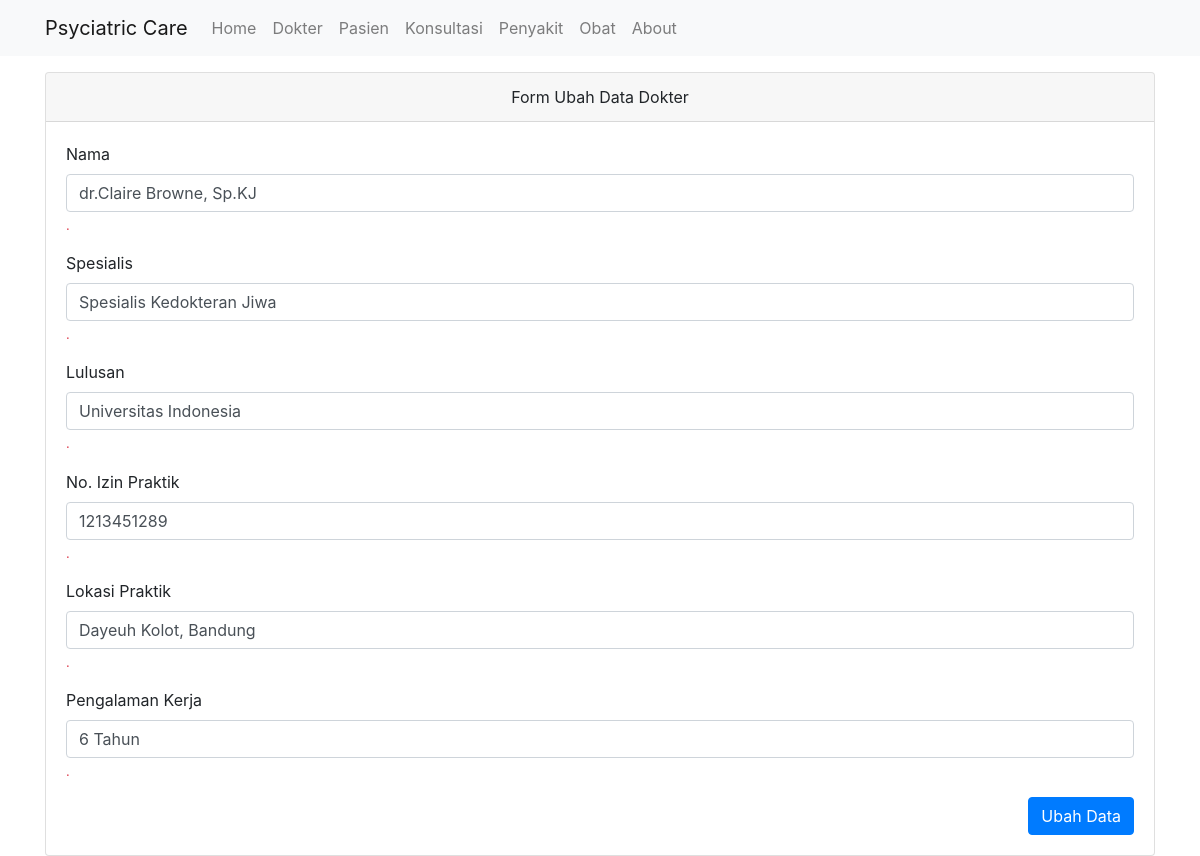
The page /dokter/ubah/1301 on the database its author committed.
### tables this page shows
CREATE TABLE `dokter` (
  `id_dokter` int(11) NOT NULL,
  `nama_dokter` varchar(255) DEFAULT NULL,
  `bidang` varchar(100) DEFAULT NULL,
  `lulusan` varchar(100) DEFAULT NULL,
  `nomor_izinpraktik` int(11) DEFAULT NULL,
  `lokasi_praktik` varchar(255) DEFAULT NULL,
  `pengalaman_kerja` varchar(255) DEFAULT NULL,
  `foto` varchar(10) DEFAULT NULL
);

### application/controllers/Dokter.php (called while the page is built, shortened)
<?php
class Dokter extends CI_Controller
{
	public function __construct()
	{
		$this->load->model('Dokter_model');
		$this->load->library('form_validation');
	}
	public function ubah($id_dokter)
	{
		$data['judul'] = 'Form Ubah Data Dokter';
		$data['dokter'] = $this->Dokter_model->getDokterById($id_dokter);
		$this->form_validation->set_rules('nama_dokter','Nama','required');
		$this->form_validation->set_rules('id_dokter','ID','required|numeric');
		$this->form_validation->set_rules('bidang','Spesialis','required');
		$this->form_validation->set_rules('lulusan','Lulusan','required');
		$this->form_validation->set_rules('nomor_izinpraktik','Lulusan','required|numeric');
		$this->form_validation->set_rules('lokasi_praktik','Lokasi','required');
		$this->form_validation->set_rules('pengalaman_kerja','Pengalaman','required');
		if ($this->form_validation->run() == false) {
			$this->load->view('templates/header', $data);
			$this->load->view('dokter/ubah', $data);
			$this->load->view('templates/footer');
		}else{
			$this->Dokter_model->ubahDataDokter();
			$this->session->set_flashdata('flash','diubah');
			redirect('dokter');
		}
	}
}

### index.php (called while the page is built, shortened)
<?php
require_once BASEPATH.'core/CodeIgniter.php';

### application/models/Dokter_model.php (called while the page is built, shortened)
<?php
class Dokter_model extends CI_model
{
	public function getDokterById($id_dokter)
	{
		return $this->db->get_where('dokter',['id_dokter'=>$id_dokter])->row_array();
	}
}

### application/views/dokter/ubah.php (the view, shortened to what this page needs)
<div class="container">
    <div class="row mt-3">
        <div class="col md-6">
            <div class="card">
                <div class="card-header text-center">
                    Form Ubah Data Dokter
                </div>
                <div class="card-body">
                    <form action="" method="post">
                        <div class="form-group">
                            <label for="id_dokter">Nama</label>
                            <input type="text" class="form-control" id="nama_dokter" name="nama_dokter" value="<?= $dokter['nama_dokter']; ?>">
                            <small class="form-text text-danger"><?= form_error('nama_dokter') ?>.</small>
                        </div>
                        <div class="form-group">
                            <label for="bidang">Spesialis</label>
                            <input type="text" class="form-control" id="bidang" name="bidang" value="<?= $dokter['bidang']; ?>">
                            <small class="form-text text-danger"><?= form_error('bidang') ?>.</small>
                        </div>
                        <div class="form-group">
                            <label for="lulusan">Lulusan</label>
                            <input type="text" class="form-control" id="lulusan" name="lulusan" value="<?= $dokter['lulusan']; ?>">
                            <small class="form-text text-danger"><?= form_error('lulusan') ?>.</small>
                        </div>
                        <div class="form-group">
                            <label for="nomor_izinpraktik">No. Izin Praktik</label>
                            <input type="text" class="form-control" id="nomor_izinpraktik" name="nomor_izinpraktik" value="<?= $dokter['nomor_izinpraktik']; ?>">
                            <small class="form-text text-danger"><?= form_error('nomor_izinpraktik') ?>.</small>
                        </div>
                        <div class="form-group">
                            <label for="lokasi_praktik">Lokasi Praktik</label>
                            <input type="text" class="form-control" id="lokasi_praktik" name="lokasi_praktik" value="<?= $dokter['lokasi_praktik']; ?>">
                            <small class="form-text text-danger"><?= form_error('lokasi_praktik') ?>.</small>
                        </div>
                        <div class="form-group">
                            <label for="pengalaman_kerja">Pengalaman Kerja</label>
                            <input type="text" class="form-control" id="pengalaman_kerja" name="pengalaman_kerja" value="<?= $dokter['pengalaman_kerja']; ?>">
                            <small class="form-text text-danger"><?= form_error('pengalaman_kerja') ?>.</small>
                        </div>
                        <button type="submit" name="tambah" class="btn btn-primary float-right">Ubah Data</button>
                    </form>
                </div>
            </div>
        </div>
    </div>
</div>

### rows shown on the page
dokter: nama_dokter "dr.Claire Browne, Sp.KJ", bidang "Spesialis Kedokteran Jiwa", lulusan "Universitas Indonesia", nomor_izinpraktik "1213451289", lokasi_praktik "Dayeuh Kolot, Bandung", pengalaman_kerja "6 Tahun"
